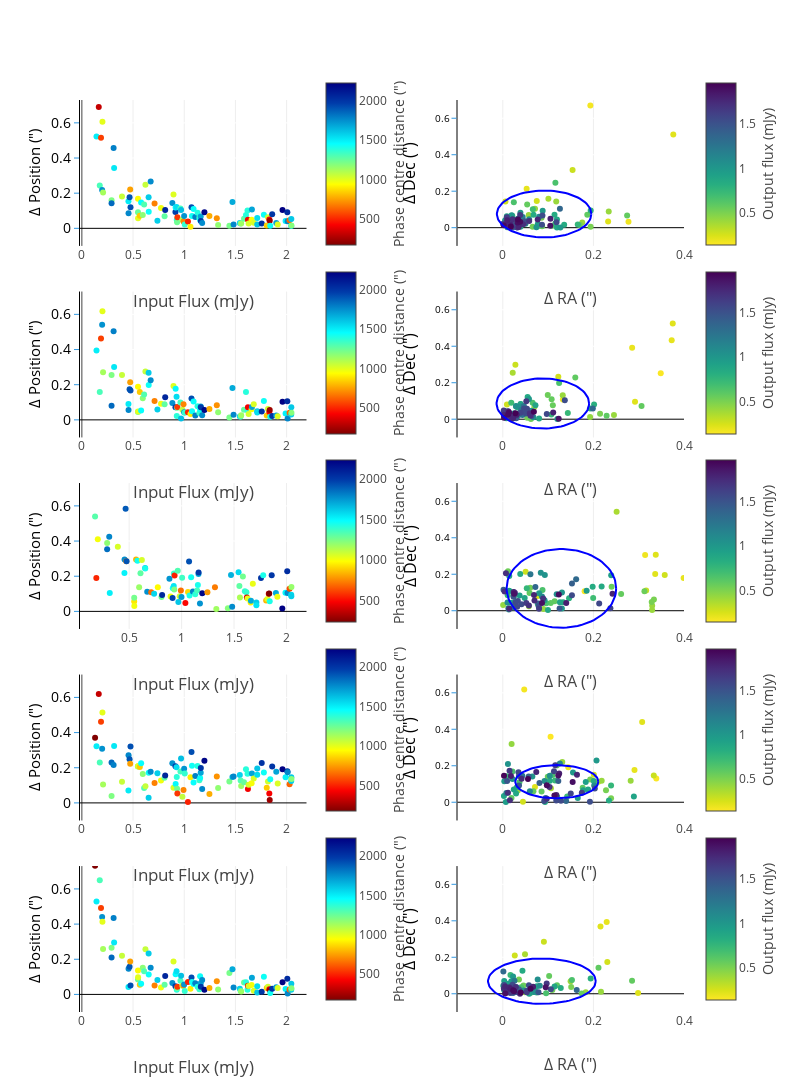

Notebook cell for this chart:
### Code cell
data = []
im_titles =[]
for input_model, output_model in sorted(models_compare.items()):
    header = output_model[:-9]
 #   im_titles.append('<b>{:s} Position</b>'.format(header.upper()))
 #   im_titles.append('<b>{:s} Position</b>'.format(header.upper()))

fig = tools.make_subplots(rows=len(models_compare.keys()), cols=2, shared_yaxes=False, print_grid=False,
                          horizontal_spacing = 0.25,
                          vertical_spacing = 0.05,
                          subplot_titles=sorted(im_titles))
j = 0
i = -1
counter = 0
for input_model, output_model in sorted(models_compare.items()):
    i += 1
    counter+=1
    RA_offset = []
    DEC_offset = []
    DELTA_PHASE0 = []
    source_labels = []
    flux_in_data = []
    delta_pos_data = []
    heading = output_model[:-9]
    for n in range(len(results[heading]['flux'])):
        delta_pos_data.append(results[heading]['position'][n][0])
        RA_offset.append(results[heading]['position'][n][1])
        DEC_offset.append(results[heading]['position'][n][2])
        DELTA_PHASE0.append(results[heading]['position'][n][3])
        flux_in_data.append(results[heading]['position'][n][4])
        source_labels.append(results[heading]['position'][n][5])
    zipped_props = zip(delta_pos_data, RA_offset, DEC_offset, DELTA_PHASE0, flux_in_data, source_labels)
    delta_pos_data, RA_offset, DEC_offset, DELTA_PHASE0, flux_in_data, source_labels = zip(
        *sorted(zipped_props, key=lambda x: x[-2]))
    fig.append_trace(go.Scatter(x=np.array(flux_in_data)*unit_scaler, y=np.array(delta_pos_data),
                                mode = 'markers', showlegend=False,
                                text = source_labels, name = '{:s} flux_ratio'.format(header),
                                marker = dict(color = DELTA_PHASE0, showscale=True,
                                              colorscale='Jet', reversescale=True,
                                              colorbar = dict(title='Phase centre distance (")',
                                                              titleside ='right',
                                                              len=PLOT_NUM['colorbar'][PLOTS][2],
                                                              y=PLOT_NUM['colorbar'][PLOTS][1]-j,
                                                              x=0.39)
                                             ),
                                error_y=dict(type='data', #array=flux_out_err_data,
                                             color = 'rgb(158, 63, 221)', visible=True)), i+1, 1)
    fig.append_trace(go.Scatter(x=np.array(RA_offset), y=np.array(DEC_offset),
                                mode = 'markers', showlegend=False,
                                text = source_labels, name = '{:s} flux_ratio'.format(heading),
                                marker = dict(color = np.array(flux_out_data)*unit_scaler, showscale=True,
                                              colorscale='Viridis',
                                              reversescale=True,
                                              colorbar = dict(title='Output flux (mJy)',
                                                              titleside ='right',
                                                              len=PLOT_NUM['colorbar'][PLOTS][2],
                                                              y=PLOT_NUM['colorbar'][PLOTS][1]-j)
                                             ),
                                error_y=dict(type='data',
                                             color = 'rgb(158, 63, 221)', visible=True)), i+1, 2)
    RA_mean = np.mean(RA_offset)
    DEC_mean = np.mean(DEC_offset)
    r1, r2 = np.array(RA_offset).std(), np.array(DEC_offset).std()
    pi, cos, sin = np.pi, np.cos, np.sin
    theta = np.linspace(0,2*pi,len(DEC_offset))
    x1 = RA_mean+(r1*cos(theta))
    y1 = DEC_mean+(r2*sin(theta))
    x2 = RA_mean+(2*r1*cos(theta))
    y2 = DEC_mean+(2*r2*sin(theta))
    x3 = RA_mean+(3*r1*cos(theta))
    y3 = DEC_mean+(3*r2*sin(theta))
    fig.append_trace(go.Scatter(x=x1, y=y1,
                                mode = 'lines', showlegend=False,#True if i == 0 else False,
                                name = '1σ',
                                text = '1σ ~ {:f}'.format(np.sqrt(r1*r2)),
                                marker = dict(color = 'rgb(0, 0, 255)')), i+1, 2)
#    fig.append_trace(go.Scatter(x=x2, y=y2,
#                                mode = 'lines', showlegend=True if i == 0 else False,
#                                name = '2σ',
#                                text = '2σ ~ {:f}'.format(2*np.sqrt(r1*r2)),
#                                marker = dict(color = 'rgb(255, 0, 0)')), i+1, 2)
#    fig.append_trace(go.Scatter(x=x3, y=y3,
#                                mode = 'lines', showlegend=True if i == 0 else False,
#                                name = '3σ',
#                                text = '3σ ~ {:f}'.format(3*np.sqrt(r1*r2)),
#                                marker = dict(color = 'rgb(255, 255, 0)')), i+1, 2)
    fig['layout'].update(title='', height=1700, width=800,
                         paper_bgcolor='rgb(255,255,255)', plot_bgcolor=bg_color,
                         legend=dict(xanchor=True, x=1.2,y=1)
                        )
    fig['layout'].update(
        {'yaxis{}'.format(counter+i):YAxis(title=u'Δ Position (")',gridcolor='rgb(255,255,255)',
                                           color='rgb(0,0,0)',
        #                                   range=axis_min_max if _scaley.value else [],
        # range=[-0.1,3.7], # extended
        range=[-0.1,0.73], # point
        tickfont=dict(size=14, color='rgb(0,0,0)'),
        titlefont=dict(size=15),
        showgrid=True,
        showline=True,
        showticklabels=True,
        tickcolor='rgb(51,153,225)',
        ticks='outside',
        zeroline=True)})
    fig['layout'].update(
        {'yaxis{}'.format(counter+i+1):YAxis(title=u'Δ Dec (")',gridcolor='rgb(255,255,255)',
                                             color='rgb(0,0,0)',
        #                                     range=dec_min_max if _scaley.value else [],
        #  # range=[-0.1,3.7], # extended
        range=[-0.1,0.7], # point
        tickfont=dict(size=10, color='rgb(0,0,0)'),
        titlefont=dict(size=16),
        showgrid=True,
        showline=True,
        showticklabels=True,
        tickcolor='rgb(51,153,225)',
        ticks='outside',
        zeroline=True)})
    fig['layout'].update({'xaxis{}'.format(counter+i):XAxis(title=u'Input Flux (mJy)',
                                                            titlefont=dict(size=17),
                                                            zeroline=True, position=0.0, overlaying='x',)})
    fig['layout'].update({'xaxis{}'.format(counter+i+1):XAxis(title=u'Δ RA (")',
                                                              titlefont=dict(size=16),
                                                              position=5,
                                                              #range=ra_min_max if _scalex.value else [],
                                                              #range=[-1.5, 3.2],
                                                              range=[-0.1, 0.4],
                                                              zeroline=False)})#domain=[0.505, 0.8])})
    fig['layout']['annotations'].update({ 'font':{'size': 10}})
    j+=PLOT_NUM['colorbar'][PLOTS][0]
py.iplot(fig, filename='make-subplots-multiple-with-titles')
